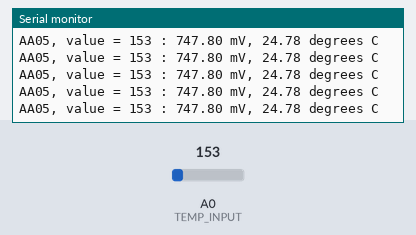
Bench run of a sketch on a simulated Arduino Uno, built with avr-gcc and run on an emulated ATmega328P. Shown: the last lines printed to the serial monitor. The test bench sets the inputs (shaded band); at power-on: A0 (TEMP_INPUT) = 153.

Above: at 1.2 s.
1.3 s: A0 (TEMP_INPUT) set to 128
At 1.32 s:
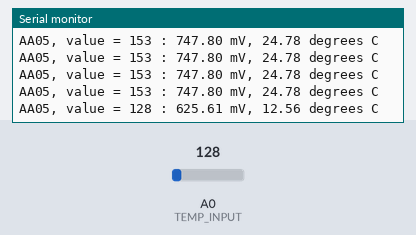
4.3 s: A0 (TEMP_INPUT) set to 117
At 4.37 s:
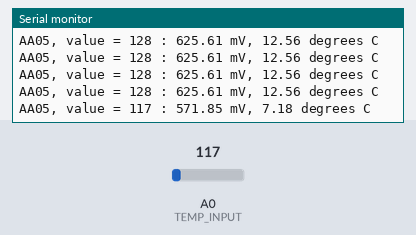
Timing chart, 0 to 7.3 s (numbered marks = the images above; inputs shaded):
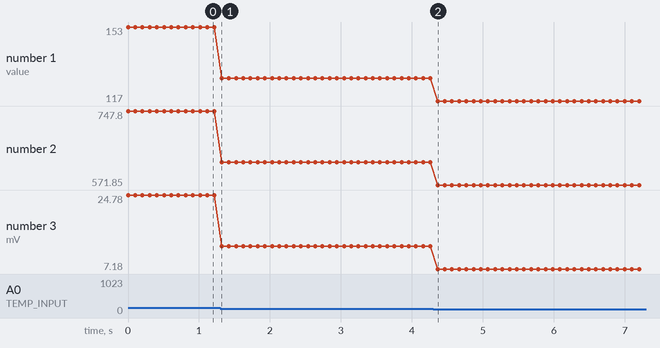

Measured:
- after the input at 1.3 s, the serial monitor: prints a new line at once (image 1)
- after the input at 4.3 s, the serial monitor: prints a new line after 0.06 s (image 2)
- plotted number 1: 153 → 128 after the input at 1.3 s, 128 → 117 after the input at 4.3 s
- plotted number 2: 747.8 → 625.61 after the input at 1.3 s, 625.61 → 571.85 after the input at 4.3 s
- plotted number 3: 24.78 → 12.56 after the input at 1.3 s, 12.56 → 7.18 after the input at 4.3 s

The sketch:

TMP36.ino
```cpp
#define TEMP_INPUT 0

void setup() {
  // put your setup code here, to run once:
  Serial.begin(9600);

}

void loop() {
  // put your main code here, to run repeatedly:
  int value = analogRead(TEMP_INPUT);
  Serial.print("AA05, value = ");
  Serial.print(value);
  Serial.print(" : ");

  float voltage = value * 5.0 * 1000;
  voltage /= 1023.0;

  Serial.print(voltage);
  Serial.print(" mV, ");

  float temperatureC = (voltage - 500) / 10;
  Serial.print(temperatureC);
  Serial.println(" degrees C");

  delay(100);

}
```
